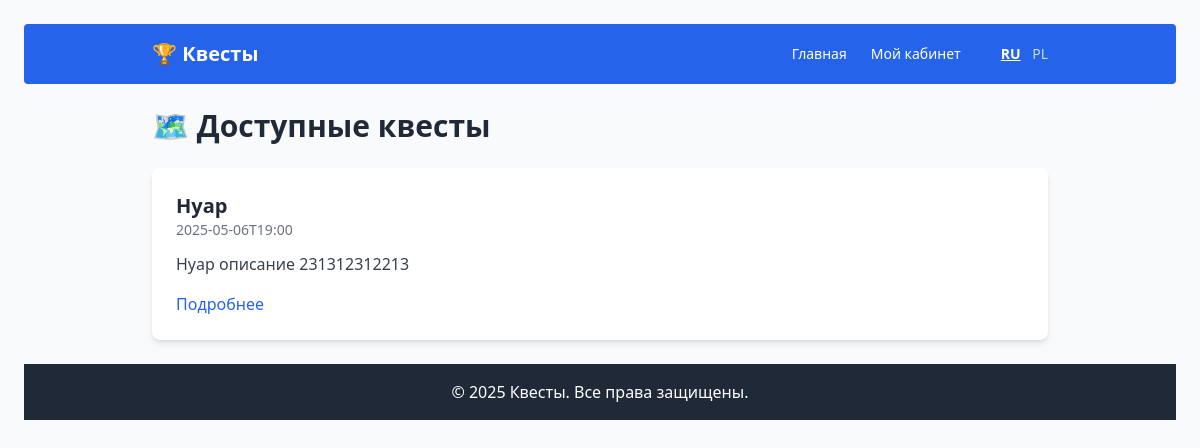
The page / (signed in) on the database its author committed.
### tables this page shows
CREATE TABLE games (
            id INTEGER PRIMARY KEY AUTOINCREMENT,
            name TEXT,
            slug TEXT,
            description TEXT,
            start_time TEXT,
            is_active INTEGER,
            cover_image TEXT,
            checkpoints TEXT
        );

### index.php (the view, shortened to what this page needs)
<?php
require_once __DIR__ . '/db/db.php';
$stmt = $db->query("SELECT * FROM games WHERE is_active = 1 ORDER BY start_time ASC");
$games = $stmt->fetchAll(PDO::FETCH_ASSOC);
include('header.php');
?>
<div class="max-w-4xl mx-auto">
    <div class="flex justify-between items-center mb-6">
        <h1 class="text-3xl font-bold text-gray-800">🗺️ Доступные квесты</h1>
    </div>
    <div class="space-y-6">
        <?php foreach ($games as $game): ?>
            <div class="bg-white shadow-md rounded-lg p-6">
                <h2 class="text-xl font-semibold text-gray-800"><?= htmlspecialchars($game['name']) ?></h2>
                <p class="text-sm text-gray-500 mb-3"><?= htmlspecialchars($game['start_time']) ?></p>
                <p class="text-gray-700 mb-4"><?= htmlspecialchars($game['description']) ?></p>
                <div class="flex justify-between items-center">
                    <?php if ($teamId && in_array($game['id'], $teamGames)): ?>
                        <a href="game.php?game_id=<?= $game['id'] ?>" class="text-blue-600 hover:underline">Подробнее</a>
                    <?php endif; ?>
                </div>
            </div>
        <?php endforeach; ?>
    </div>
</div>
<?php include('footer.php'); ?>

### rows shown on the page
games: name "Нуар", start_time "2025-05-06T19:00", description "Нуар описание 231312312213"

### other values the page prints
__('Квесты', 'Questy') "Квесты"
__('Главная', 'Strona główna') "Главная"
__('Мой кабинет', 'Moje konto') "Мой кабинет"
